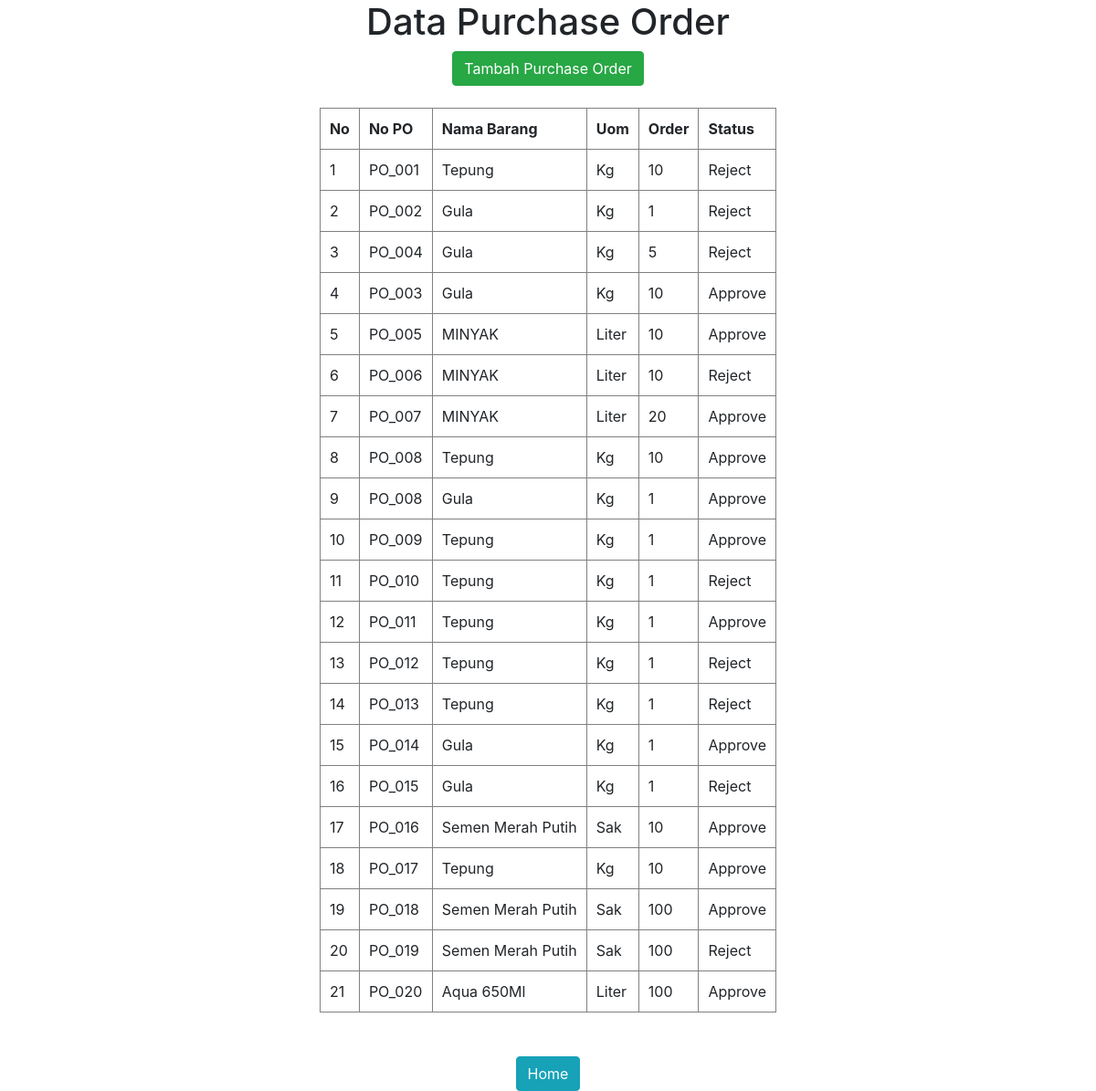
The page /data_po.php on the database its author committed.
### tables this page shows
CREATE TABLE `tb_po` (
  `id` int(11) NOT NULL,
  `no_po` varchar(100) NOT NULL,
  `nama_brg` varchar(100) NOT NULL,
  `uom` varchar(100) NOT NULL,
  `total_order` int(11) NOT NULL,
  `status` varchar(100) NOT NULL
);

### funtion1.php (called while the page is built, shortened)
<?php
	$url="localhost";
	$username="root";
	$password="";
	$database="db_toko";
	$konek1 = mysqli_connect($url, $username, $password, $database);
	function query($query){
		global $konek1;
		$result = mysqli_query($konek1, $query);
		$rows =	[];
		while ($row = mysqli_fetch_assoc($result)) {
			$rows[] = $row;
		}
		return $rows;
	}
?>

### data_po.php (the view, shortened to what this page needs)
<?php
	require 'funtion1.php';
	$dataPO = query("SELECT * FROM tb_po");
 ?>
 <!DOCTYPE html>
 <html>
 <head>
 	<link rel="stylesheet" href="https://maxcdn.bootstrapcdn.com/bootstrap/4.5.2/css/bootstrap.min.css">
 </head>
 <body>
 <center>
 	<h1>Data Purchase Order</h1>
 	 <a href="tambahpo.php" title="">
              <button type="button" class="btn btn-success">Tambah Purchase Order</button>
               </a>
 	<br>
 	<br>
 	<table border="1" cellpadding="10" cellspacing="0">
 		<tr>
 			<th>No</th>
 			<th> No PO</th>
 			<th>Nama Barang</th>
 			<th>Uom</th>
 			<th>Order</th>
 			<th>Status</th>
 		</tr>
 		<tr>
 			<?php $i=1; ?>
 			<?php foreach ($dataPO as $row ) :?>
 			<td> <?= $i ?></td>
 			<td><?=$row["no_po"] ?></td>
 			<td><?=$row["nama_brg"] ?></td>
 			<td><?=$row["uom"] ?></td>
 			<td><?=$row["total_order"] ?></td>
 			<td><?=$row["status"] ?></td>
  		</tr>
 	<?php $i++ ?>
 	<?php endforeach ?>
 	</table>
 	<br>
 	<br>
 	 <a href="index.php" title="">
              <button type="button" class="btn btn-info">Home</button>
               </a>
 	<br>
 	</center>
 </body>
 </html>

### rows shown on the page
tb_po: no_po "PO_001", nama_brg "Tepung", uom "Kg", total_order "10", status "Reject"
tb_po: no_po "PO_002", nama_brg "Gula", uom "Kg", total_order "1", status "Reject"
tb_po: no_po "PO_004", nama_brg "Gula", uom "Kg", total_order "5", status "Reject"
tb_po: no_po "PO_003", nama_brg "Gula", uom "Kg", total_order "10", status "Approve"
tb_po: no_po "PO_005", nama_brg "MINYAK", uom "Liter", total_order "10", status "Approve"
tb_po: no_po "PO_006", nama_brg "MINYAK", uom "Liter", total_order "10", status "Reject"
tb_po: no_po "PO_007", nama_brg "MINYAK", uom "Liter", total_order "20", status "Approve"
tb_po: no_po "PO_008", nama_brg "Tepung", uom "Kg", total_order "10", status "Approve"
tb_po: no_po "PO_008", nama_brg "Gula", uom "Kg", total_order "1", status "Approve"
tb_po: no_po "PO_009", nama_brg "Tepung", uom "Kg", total_order "1", status "Approve"
tb_po: no_po "PO_010", nama_brg "Tepung", uom "Kg", total_order "1", status "Reject"
tb_po: no_po "PO_011", nama_brg "Tepung", uom "Kg", total_order "1", status "Approve"
tb_po: no_po "PO_012", nama_brg "Tepung", uom "Kg", total_order "1", status "Reject"
tb_po: no_po "PO_013", nama_brg "Tepung", uom "Kg", total_order "1", status "Reject"
tb_po: no_po "PO_014", nama_brg "Gula", uom "Kg", total_order "1", status "Approve"
tb_po: no_po "PO_015", nama_brg "Gula", uom "Kg", total_order "1", status "Reject"
tb_po: no_po "PO_016", nama_brg "Semen Merah Putih", uom "Sak", total_order "10", status "Approve"
tb_po: no_po "PO_017", nama_brg "Tepung", uom "Kg", total_order "10", status "Approve"
tb_po: no_po "PO_018", nama_brg "Semen Merah Putih", uom "Sak", total_order "100", status "Approve"
tb_po: no_po "PO_019", nama_brg "Semen Merah Putih", uom "Sak", total_order "100", status "Reject"
tb_po: no_po "PO_020", nama_brg "Aqua 650Ml", uom "Liter", total_order "100", status "Approve"
